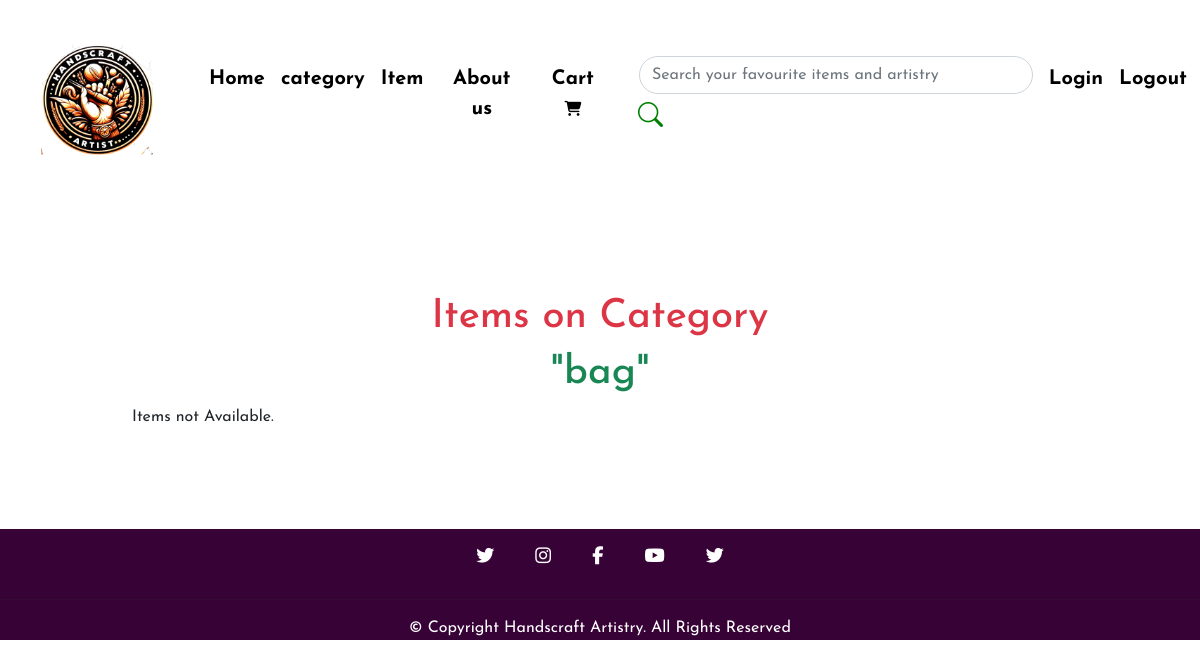
The app's page /category-items.php?category_id=21, older data.
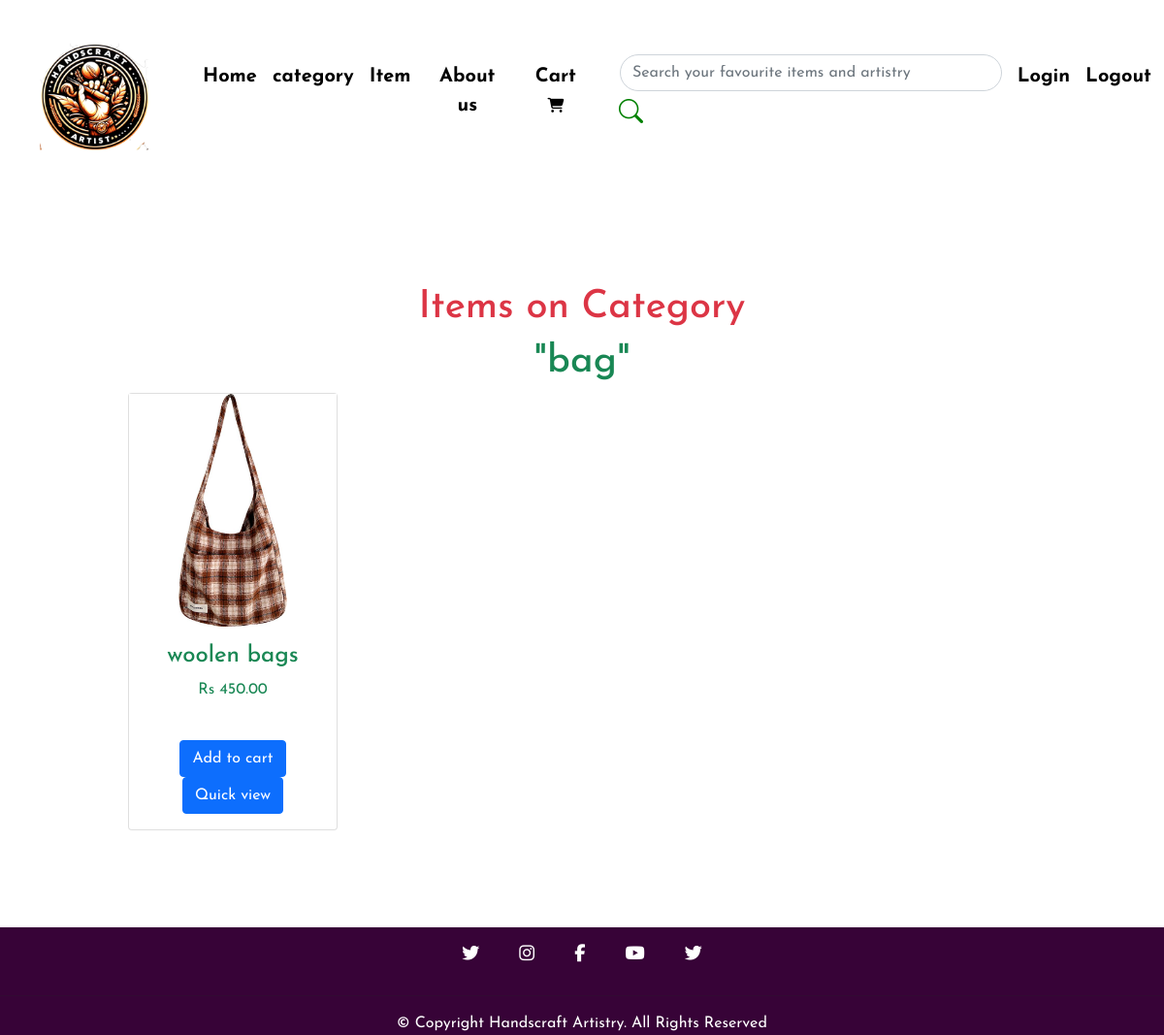
The same page, newer data.
### tables this page shows
CREATE TABLE `tbl_item` (
  `id` int(10) UNSIGNED NOT NULL,
  `title` varchar(100) NOT NULL,
  `description` longtext NOT NULL,
  `sub_description` longtext NOT NULL,
  `price` decimal(10,2) NOT NULL,
  `image_name` varchar(255) NOT NULL,
  `category_id` int(10) UNSIGNED NOT NULL,
  `featured` varchar(10) NOT NULL,
  `active` varchar(10) NOT NULL
);

### category-items.php (the view, shortened to what this page needs)
<?php include('partials-frontend/nav.php'); ?>
<?php
if(isset($_GET['category_id'])) {
    $category_id = $_GET['category_id'];
    $sql = "SELECT title FROM tbl_category WHERE id=$category_id";
    $res = mysqli_query($conn, $sql);
    $row = mysqli_fetch_assoc($res);
    $category_title = $row['title'];
} else {
    header('location:'.SITEURL);
}
?>
<section class="item" id="item">
    <h1 class="text-center text-danger">Items on  Category</h1><h1 class="text-center text-success">"<?php echo $category_title;?>"</h1>
    <div class="row">
        <?php
        $sql2 = "SELECT * FROM tbl_item WHERE category_id=$category_id";
        $res2 = mysqli_query($conn, $sql2);
        $count2 = mysqli_num_rows($res2);
        if($count2 > 0) {
            while($row2 = mysqli_fetch_assoc($res2)) {
                $id = $row2['id'];
                $title = $row2['title'];
                $price = $row2['price'];
                $image_name = $row2['image_name'];
        ?>
        <div class="col-md-3 py-2 py-md-0">
            <div class="card">
                <?php
                if($image_name == "") {
                    echo "<img src='placeholder-image.jpg' alt='Placeholder Image' class='img-responsive img-curve'>";
                } else {
                ?>
                <img src="<?php echo SITEURL; ?>images/item/<?php echo $image_name; ?>" alt="<?php echo $title; ?>" style="height:240px";>
                <?php
                }
                ?>
                <div class="card-body text-center text-success">
                    <h4><?php echo $title; ?></h4>
                    <p >Rs <?php echo $price; ?></p>
                    <br>
                    <a href="<?php echo SITEURL; ?>order.php?item_id=<?php echo $id; ?>" class="btn btn-primary">Add to cart</a>
                    <a href="<?php echo SITEURL; ?>viewitem.php?item_id=<?php echo $id; ?>" class="btn btn-primary">Quick view</a>
                </div>
            </div>
        </div>
        <?php
            }
        } else {
            echo "<div class='col-md-12'><div class='error'>Items not Available.</div></div>";
        }
        ?>
    </div>
</section>
<?php include('partials-frontend/footer.php'); ?>

Row changes from the older to the newer data that the page shows:
added tbl_item: image_name (picture), title "woolen bags", price "450.00"
Text that changed along with them:
text no longer shown: "Items not Available."
